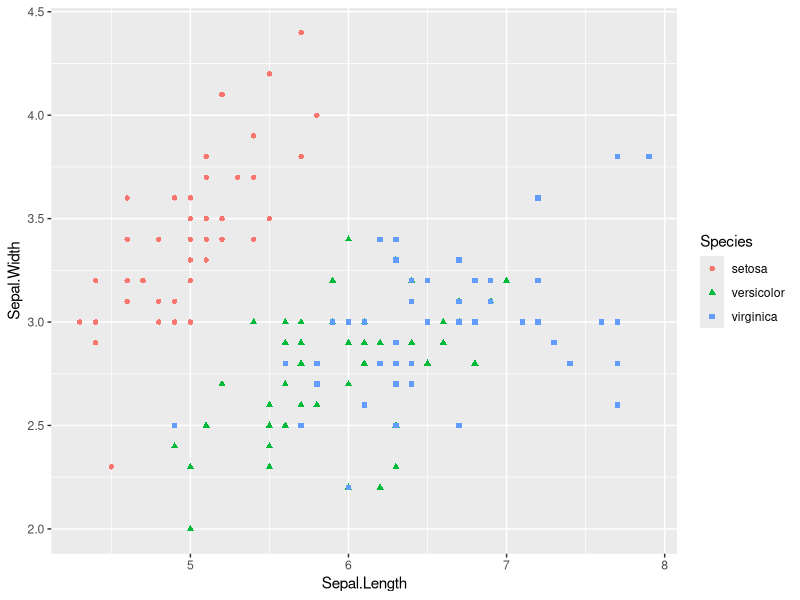
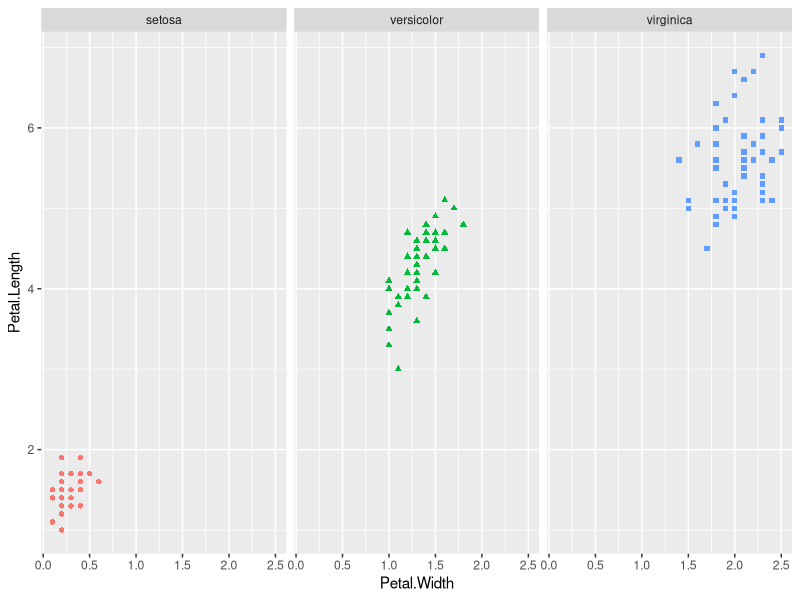
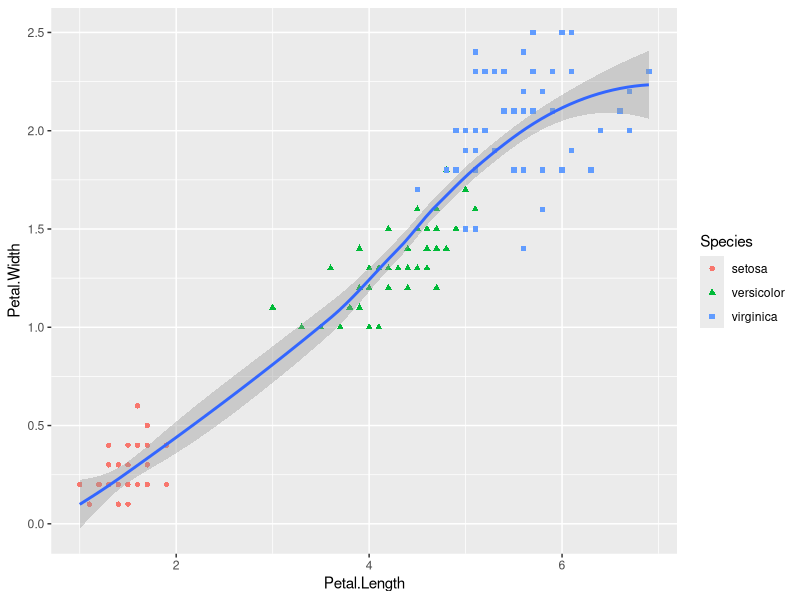
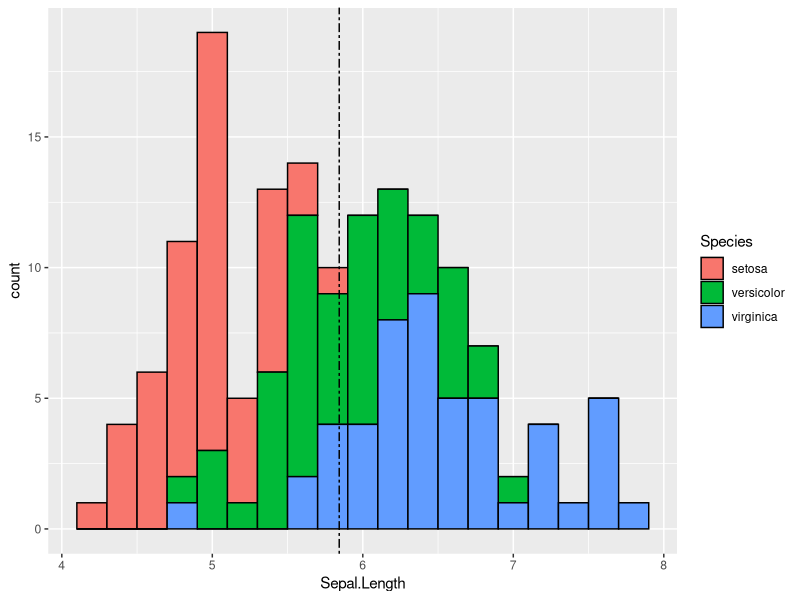

Write R code to recreate these figures, in order.
library(tidyverse)

# Load in tidyverse which includes the package "ggplot2"

?iris

# For this Task, we will be using the Iris data from Edgar Anderson

# Start by finding the dimensions and the structure of the data frame

dim(iris) # From this we can see that this data frame has 150 rows and 5 columns
str(iris) 

# It is also helpful to have a quick view of the data frame, to do this we use head & tail

head(iris)
tail(iris)

ggplot(data = iris) +
  geom_point(mapping = aes(x = Sepal.Length, y = Sepal.Width, color = Species, shape = Species))
# From this graphic, which species of iris' has the largest overall flower 
# It is hard to tell due to the inconsistency of the flower's length and width but I believe the species
# Virginica has the largest overall flower width and length

ggplot(data = iris) +
  geom_point(mapping = aes(x = Petal.Width, y = Petal.Length, color = Species, shape = Species)) +
  facet_wrap( ~ Species ) +
  theme(legend.position = "none")
# Is there a correlation between Petal Width and Petal Length?
# It looks as though there is a correlation. The shorter the Width, the shorter the Length is. 


ggplot(data = iris, aes(x = Petal.Length, y = Petal.Width)) +
  geom_point(mapping = aes(color = Species, shape = Species)) +
  geom_smooth()
# What is the purpose of adding a smooth line into the graph?
# The line helps the viewer understand the pattern in the data.

ggplot(data = iris, mapping = aes(x = Sepal.Length, fill = Species)) +
  geom_bar(color = "black", stat = "bin", bins = 19) +
  geom_vline(xintercept = mean(iris[["Sepal.Length"]]), linetype = "twodash")
# What is the purpose of having a count in each bin?
# Because of the count, we are able to understand where the data lies better.
# We can see that Setosa is by far the shortest out of the Iris Species
